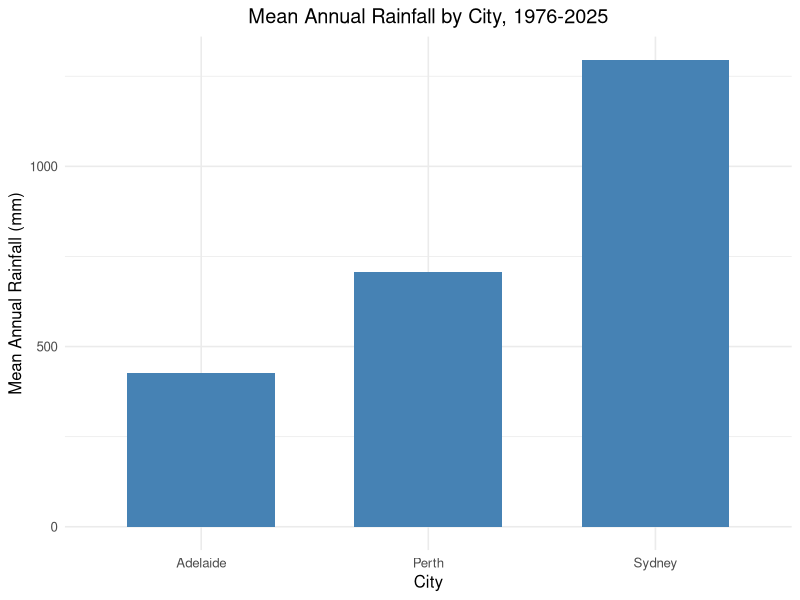
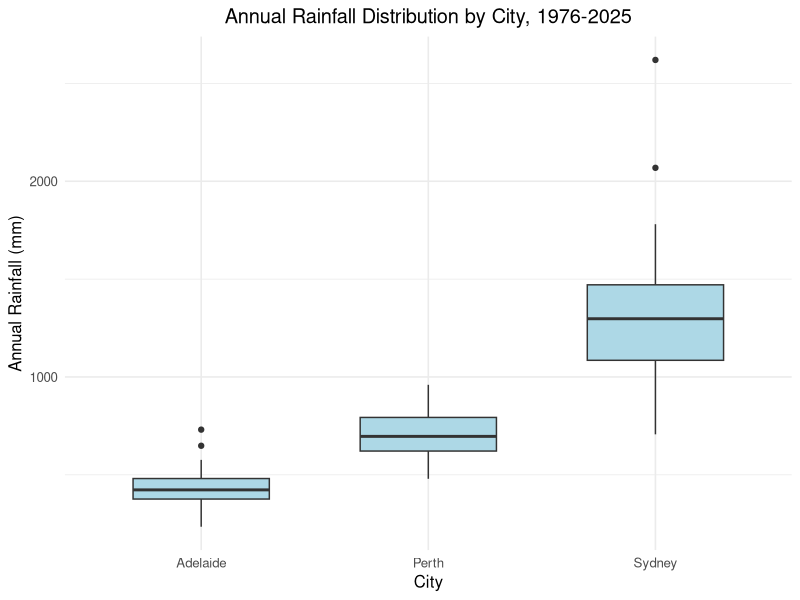
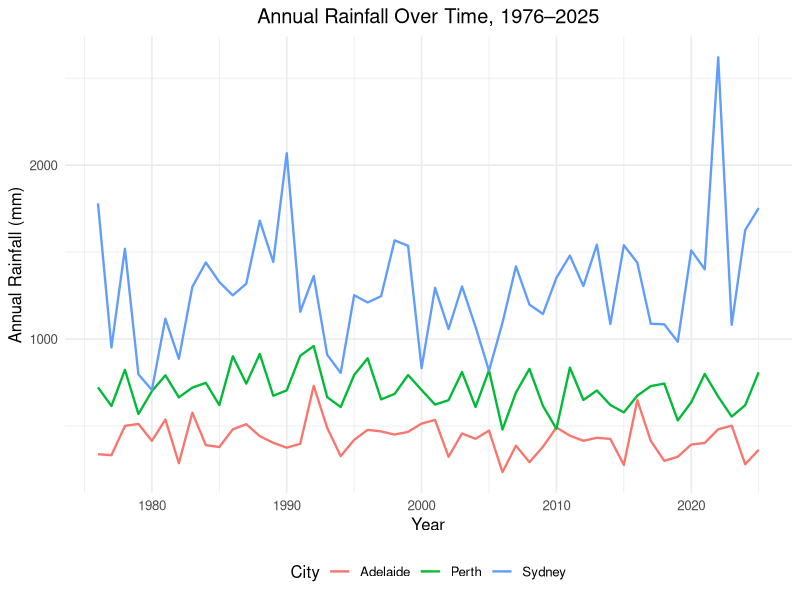

Generate these figures, in order, with R: (Note: this script raises an error after producing the figures.)
# Author: Group GRIFFIN
# Last Modified: 28/05/2026


library(tidyverse)
library(dplyr)
library(ggplot2)
library(car)



# 2. Load data

adelaide <- read.csv("adelaide.csv")
perth    <- read.csv("perth.csv")
sydney   <- read.csv("sydney.csv")



# 3. Add city names before combining


adelaide <- adelaide %>%
  mutate(City = "Adelaide")

perth <- perth %>%
  mutate(City = "Perth")

sydney <- sydney %>%
  mutate(City = "Sydney")



# 4. Combine files into one dataset


rainfall_data <- bind_rows(adelaide, perth, sydney)


# 5. Clean and prepare data


rainfall_data <- rainfall_data %>%
  mutate(
    City = as.factor(City),
    Year = as.numeric(Year),
    Annual = as.numeric(Annual)
  ) %>%
  filter(
    Year >= 1976,
    Year <= 2025,
    !is.na(Annual)
  )


# Check the cleaned data

str(rainfall_data)
head(rainfall_data)
table(rainfall_data$City)


# 6. Descriptive statistics



desc_stats <- rainfall_data %>%
  group_by(City) %>%
  summarise(
    Min = min(Annual, na.rm = TRUE),
    Q1 = quantile(Annual, 0.25, na.rm = TRUE),
    Median = median(Annual, na.rm = TRUE),
    Mean = mean(Annual, na.rm = TRUE),
    Q3 = quantile(Annual, 0.75, na.rm = TRUE),
    Max = max(Annual, na.rm = TRUE),
    SD = sd(Annual, na.rm = TRUE),
    .groups = "drop"
  )

print(desc_stats)

write.csv(desc_stats, "descriptive_statistics.csv", row.names = FALSE)


# 7. Mean annual rainfall bar chart


mean_plot <- rainfall_data %>%
  group_by(City) %>%
  summarise(
    MeanRainfall = mean(Annual, na.rm = TRUE),
    .groups = "drop"
  ) %>%
  ggplot(aes(x = City, y = MeanRainfall)) +
  geom_col(fill = "steelblue", width = 0.65) +
  labs(
    title = "Mean Annual Rainfall by City, 1976-2025",
    x = "City",
    y = "Mean Annual Rainfall (mm)"
  ) +
  theme_minimal(base_size = 12) +
  theme(
    plot.title = element_text(hjust = 0.5)
  )

print(mean_plot)




# 8. Boxplot of annual rainfall


box_plot <- ggplot(rainfall_data, aes(x = City, y = Annual)) +
  geom_boxplot(fill = "lightblue", width = 0.60) +
  labs(
    title = "Annual Rainfall Distribution by City, 1976-2025",
    x = "City",
    y = "Annual Rainfall (mm)"
  ) +
  theme_minimal(base_size = 12) +
  theme(
    plot.title = element_text(hjust = 0.5)
  )

print(box_plot)





# 9. Time-series plot

 
 ggplot(rainfall_data,
                           aes(x = Year, y = Annual, colour = City, group = City)) +
  geom_line(linewidth = 0.8) +
  labs(
    title = "Annual Rainfall Over Time, 1976–2025",
    x = "Year",
    y = "Annual Rainfall (mm)",
    colour = "City"
  ) +
  theme_minimal(base_size = 12) +
  theme(
    plot.title = element_text(hjust = 0.5),
    legend.position = "bottom"
  )

print(time_series_plot)



# 10. ANOVA assumption checking

sd_check <- rainfall_data %>%
  group_by(City) %>%
  summarise(
    SD = sd(Annual, na.rm = TRUE),
    .groups = "drop"
  )

print(sd_check)

sd_ratio <- max(sd_check$SD) / min(sd_check$SD)

print(sd_ratio)


 
# 12. Final inferential method: Kruskal-Wallis test

# H0: Annual rainfall distributions are the same across
#     Adelaide, Perth and Sydney.
#
# H1: At least one city has a different annual rainfall
#     distribution.

kruskal_result <- kruskal.test(Annual ~ City, data = rainfall_data)

print(kruskal_result)
